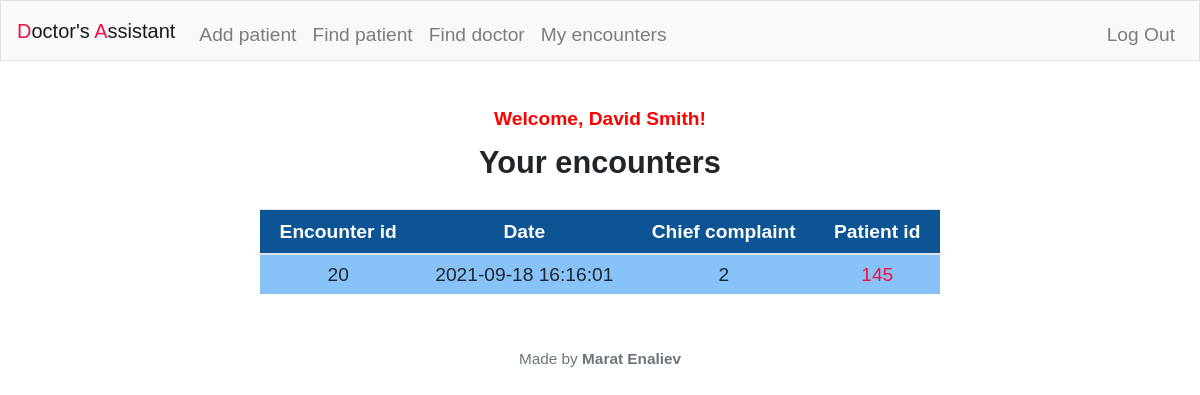
Before: /patients (signed in) with the older database file.
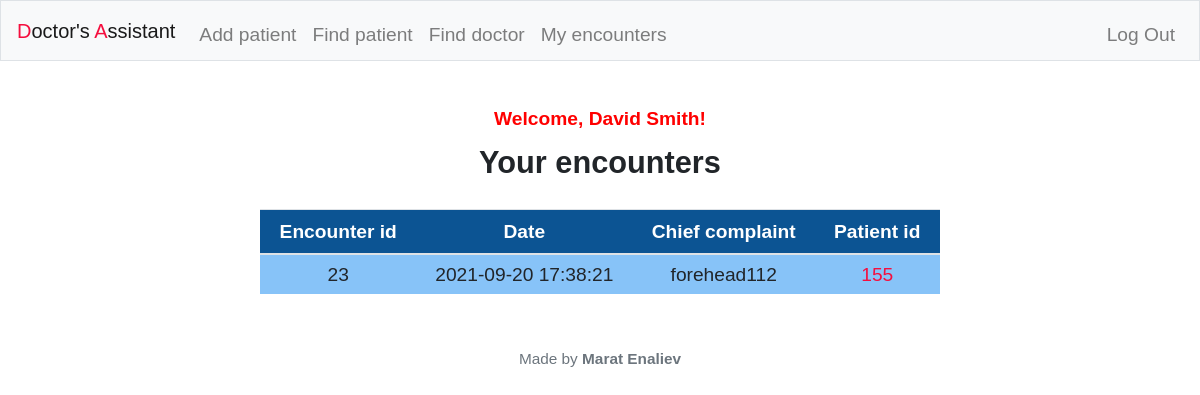
After: the same page with the newer database file.
### tables this page shows
CREATE TABLE 'doctors' ('id' integer PRIMARY KEY AUTOINCREMENT NOT NULL, 'full_name' text, 'gender' text, 'age' integer, 'experience' integer, 'specialty' text, 'username' text, 'password' text);

CREATE TABLE 'medical_encounters' ('id' integer PRIMARY KEY AUTOINCREMENT NOT NULL, 'patient_id' integer, 'chief_complaint' text, 'history_of_illness' text, 'examination' text, 'assessment_and_plan' text, 'doctor_id' integer, 'date'  timestamp DEFAULT CURRENT_TIMESTAMP  );

### application.py (the view)
@app.route("/patients")
@login_required
def patients():
    con = sqlite3.connect('./medical_history.db')
    con.row_factory = sqlite3.Row
    cur = con.cursor()
    cur.execute("SELECT * FROM medical_encounters WHERE doctor_id = ? ORDER BY date DESC", (session["user_id"],))
    data = cur.fetchall()
    cur.execute("SELECT full_name FROM doctors WHERE id = ?", (session["user_id"],))
    fullname = cur.fetchall()
    return render_template("patients.html", data = data, fullname = fullname)

### application.py (called while the page is built)
@app.after_request
def after_request(response):
    response.headers["Cache-Control"] = "no-cache, no-store, must-revalidate"
    response.headers["Expires"] = 0
    response.headers["Pragma"] = "no-cache"
    return response

### helpers.py (called while the page is built)
def login_required(f):
    @wraps(f)
    def decorated_function(*args, **kwargs):
        if session.get("user_id") is None:
            return redirect("/login")
        return f(*args, **kwargs)
    return decorated_function

### templates/patients.html (shortened to what this page needs)
{% extends "layout.html" %}
{% block main %}
  <h3 class="greeting"> Welcome, {{fullname[0]['full_name']}}!</h3>
  <h2> Your encounters </h2>
  {% if data|length == 0 %}
    <p> No encounters yet</p>
  {% else %}
  <div class="d-flex justify-content-center">
    <table class="table table-responsive table-hover patient_table mx-auto w-auto" id="found_doctors_table">
         <thead>
            <tr>
              <th>Encounter id</th>
              <th>Date</th>
              <th>Chief complaint</th>
              <th>Patient id</th>
            </tr>
          </thead>
        {% for i in range(data|length) %}
          <tr>
            <td>{{ data[i]['id'] }}</td>
            <td>{{ data[i]['date'] }}</td>
            <td>{{ data[i]['chief_complaint'] }}</td>
            <td><a href = "{{'/patient/%s'%data[i]['patient_id']}}" class="red">{{ data[i]['patient_id'] }}</a></td>
          </tr>
        {% endfor %}
    </table>
  </div>
  {% endif %}
{% endblock %}

### templates/layout.html (shortened to what this page needs)
<!DOCTYPE html>
<html lang="en">
    <head>
        <link rel="stylesheet" href="https://cdn.jsdelivr.net/npm/bootstrap@4.5.3/dist/css/bootstrap.min.css">
        <link href="/static/reset.css" rel="stylesheet">
        <link href="/static/styles.css" rel="stylesheet">
    </head>
    <body>
        <nav class="navbar navbar-expand-md navbar-light bg-light border">
            <a class="navbar-brand" href="/"><span class="red">D</span>octor's </span><span class="red">A</span>ssistant</a>
            <div class="collapse navbar-collapse" id="navbar">
                {% if session.user_id %}
                    <ul class="navbar-nav mr-auto mt-2">
                        <li class="nav-item"><a class="nav-link" href="/social_history">Add patient</a></li>
                        <li class="nav-item"><a class="nav-link" href="/find_patient">Find patient</a></li>
                        <li class="nav-item"><a class="nav-link" href="/find_doctor">Find doctor</a></li>
                        <li class="nav-item"><a class="nav-link" href="/patients">My encounters</a></li>
                    </ul>
                    <ul class="navbar-nav ml-auto mt-2">
                        <li class="nav-item"><a class="nav-link" href="/logout">Log Out</a></li>
                    </ul>
                {% endif %}
            </div>
        </nav>
        <main class="container p-5">
            {% block main %}{% endblock %}
        </main>
        <footer class="small text-center text-muted">
             <p> Made by <span class="highlight">Marat Enaliev</span></p>
        </footer>
    </body>
</html>

### static/styles.css (style rules this page uses)
body { text-align: center; font-size: 1.2em; font-family: "Helvetica", "sans-serif"; }
h1, h2 { margin-bottom: 1em; font-weight: bold; }
h2 { font-size: 1.6em; }
.red { color: #F50E3E; }
.highlight { font-weight: bold; }
.greeting { margin-bottom: 1em; color: red; font-weight: bold; }
.patient_table { margin-bottom: 0.5em; }
.patient_table tr td { padding: 0.5em 1em 0.5em 1em; text-align: center; max-width: 15em; }
.patient_table thead tr th { background-color: #0C5493; font-weight: bold; color: #FFF; padding-right: 1em; padding-left: 1em; }
.patient_table tr:nth-child(odd) { background-color: #87C3F8; }

Changed rows visible on the page:
removed medical_encounters: id "20", date "2021-09-18 16:16:01", chief_complaint "2", patient "145"
added medical_encounters: id "23", date "2021-09-20 17:38:21", chief_complaint "forehead112", patient "155"
